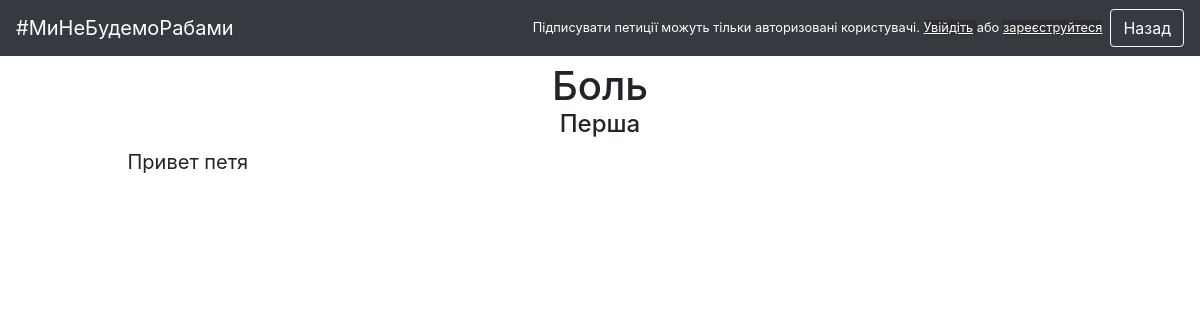
The page /petition/bol/ on the database its author committed.
### pract/models.py (models this page shows, shortened)
class Petition(models.Model):
    user = models.ForeignKey(settings.AUTH_USER_MODEL, on_delete=models.PROTECT)
    category = models.ForeignKey(Category, on_delete=models.CASCADE)
    title = models.CharField(max_length=100)
    slug = models.SlugField()
    info = models.TextField()
    votes = models.IntegerField(default=0)
    date = models.DateTimeField(default=(timezone.now() + timedelta(days=14)))
    status = models.CharField(max_length=100, choices=PETITION_STATUS_CHOICES, default='Збираємо підписи')

class Category(models.Model):
    name = models.CharField(max_length=100)
    slug = models.SlugField(blank=True)
    def __str__(self):
        return self.name

### pract/views.py (the view)
# urls.py: url(r'^petition/(?P<petition_slug>[-\w]+)/$', petition_view, name='petition_detail'),
def petition_view(request, petition_slug):
    petition = Petition.objects.get(slug=petition_slug)
    context = {
        'petition': petition
    }
    return render(request, 'petition.html', context)

### pract/templates/petition.html (shortened to what this page needs)
{% extends 'base.html' %}
{% block navbarb %}
    <nav class="navbar navbar-expand-lg navbar-dark bg-dark navbar-fixed-top">
        <a class="navbar-brand" href="/">#МиНеБудемоРабами</a>
        <div class="collapse navbar-collapse justify-content-end" id="nav">
            {% if request.user.is_authenticated %}
                <form class="font-weight-bold" action="{% url "save_vote" %}" method="POST">
                    {% csrf_token %}
                    <input style="display: none" name="q" value="{{ petition.title }}">
                    <input type="submit" class="btn btn-outline-light" value="Підписати">
                </form>
            {% else %}
                <small class="text-center text-white">Підписувати петиції можуть тільки авторизовані користувачі.
                    <a class="btn-outline-info" href="{% url "login" %}">
                        <ins>Увійдіть</ins>
                    </a> або <a class="btn-outline-info" href="{% url "registration" %}">
                        <ins>зареєструйтеся</ins>
                    </a>
                </small>
            {% endif %}
            <button onclick="history.back()" class="btn btn-outline-light ml-2">Назад</button>
        </div>
    </nav>
{% endblock navbarb %}
{% block content %}
    <div class="container-fluid pet bg-white">
        <blockquote class="blockquote text-center col-sm-10 m-auto">
            <h1 class="mb-0">{{ petition.title }}</h1>
            <h4>{{ petition.category }}</h4>
            <p class="text-left">{{ petition.info }}</p>
        </blockquote>
    </div>
{% endblock content %}

### static_in_dev/css/css.css (style rules this page uses)
.pet { margin-top: 0.5%; margin-bottom: 0.5%; }
.btn-outline-info { background-color: rgba(44, 44, 44, 0.76); color: white; border-color: white; }

### rows shown on the page
Petition: title "Боль", category "Перша", info "Привет петя"
